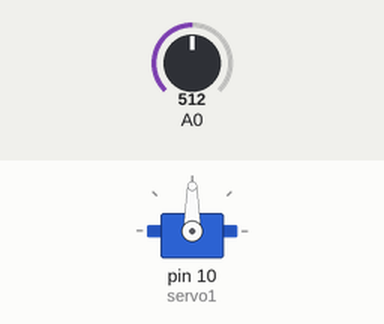
Recording of a sketch running on a simulated Arduino Uno, built with avr-gcc and run on an emulated ATmega328P. On the bench: servo. The inputs (shaded band) are chosen by the test bench; at power-on: A0 = 512.

Above: at 1.2 s.
1.3 s: A0 set to 716
At 2.6 s:
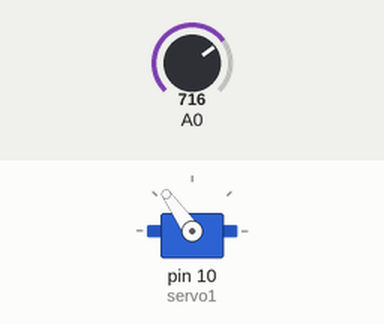
3.0 s: A0 set to 900
At 3.8 s:
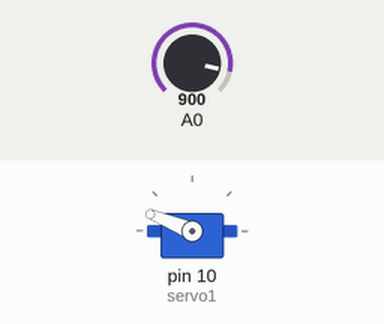
4.5 s: A0 set to 1023
At 5.1 s:
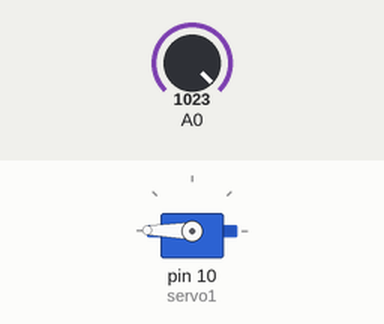
6.0 s: A0 set to 306
At 7.2 s:
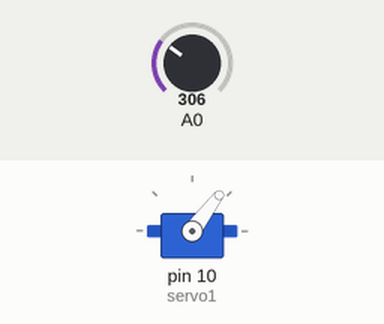
7.5 s: A0 set to 122
At 8.6 s:
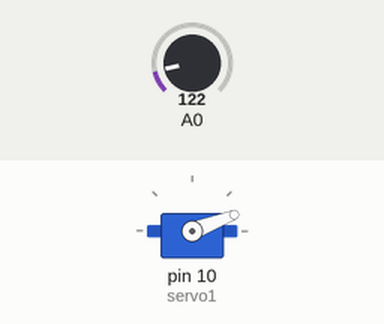
Timing chart, 0 to 10.0 s (numbered marks = the images above; inputs shaded):
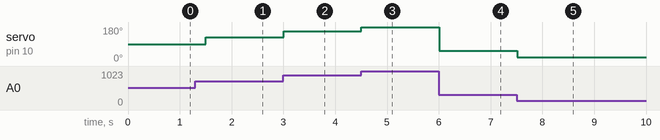

The sketch:

SERVO_6.ino
```cpp
#include <Servo.h>          // Incluir la librería Servo
Servo servo1;               // Crear un objeto tipo Servo llamado servo1
Servo servo2;               // Crear un objeto tipo Servo llamado servo2

int angulo = 0 ;

void setup()
{
   servo1.attach(9) ;  // Conectar servo1 al pin 9
   servo1.attach(10) ;  // Conectar servo1 al pin 10
}

void loop()
{
  angulo  = map( analogRead(A0), 0, 1024, 0, 180);
  servo1.write(angulo);
  servo2.write(angulo);
  delay(250);
}
```

Measured:
- after the input at 1.3 s, servo on pin 10 (servo1): 90° → 125° after 0.20 s
- after the input at 3.0 s, servo on pin 10 (servo1): 125° → 158° at once
- after the input at 4.5 s, servo on pin 10 (servo1): 158° → 179° at once
- after the input at 6.0 s, servo on pin 10 (servo1): 179° → 53° at once
- after the input at 7.5 s, servo on pin 10 (servo1): 53° → 21° at once
